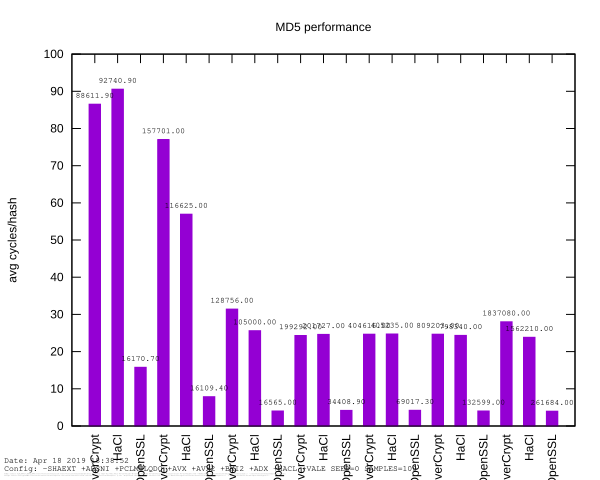

This chart was generated by the following gnuplot code:
set terminal svg
set title "MD5 performance"
set label "Date: ".strftime("%b %d %Y %H:%M:%S", time(0)) at character .5, 1.1 font "Courier,8"
set label "Config: -SHAEXT +AESNI +PCLMULQDQ +AVX +AVX2 +BMI2 +ADX +HACL +VALE SEED=0 SAMPLES=100" at character .5, .65 font "Courier,8"
set label "EverCrypt: /usr/bin/cc -Devercrypt\\_EXPORTS -I/mnt/e/everest/latest/hacl-star/dist/compact-c89 -I/mnt/e/everest/latest/kremlin/include -I/mnt/e/everest/latest/kremlin/kremlib/dist/generic  -g -fPIC   -Wno-parentheses -std=gnu11 -march=native -mtune=native -fPIC -fstack-check -o CMakeFiles/evercrypt.dir/mnt/e/everest/latest/hacl-star/dist/compact-c89/EverCrypt\\_Error.c.o   -c /mnt/e/everest/latest/hacl-star/dist/compact-c89/EverCrypt\\_Error.c" at character .5, .25 font "Courier,1"
set label "KreMLib: /usr/bin/cc -D\\_BSD\\_SOURCE -D\\_DEFAULT\\_SOURCE -I/mnt/e/everest/latest/kremlin/include -I/mnt/e/everest/latest/kremlin/kremlib/dist/generic  -g   -std=c11 -fwrapv -Wall -Wextra -Werror -Wno-unused-variable -Wno-unused-but-set-variable -Wno-unknown-warning-option -Wno-infinite-recursion -Wno-unused-parameter -fPIC -o CMakeFiles/kremlib.dir/mnt/e/everest/latest/kremlin/kremlib/dist/generic/prims.c.o   -c /mnt/e/everest/latest/kremlin/kremlib/dist/generic/prims.c" at character .5, .35 font "Courier,1"
set datafile separator "," 
set datafile commentschars "//" 
set xtics rotate 
set boxwidth 0.5 
set style fill solid
set bmargin 3
set key off
set ylabel "avg cycles/hash"
set output 'bench_hash_MD5_per_byte.svg'
set xrange[-1:21]
plot 'bench_hash_MD5.csv' using 8:xticlabels(1) with boxes title columnheader, '' using ($0-1):8:xticlabels(1):(sprintf("%0.2f", $5)) with labels font "Courier,8" offset char 0,.5
